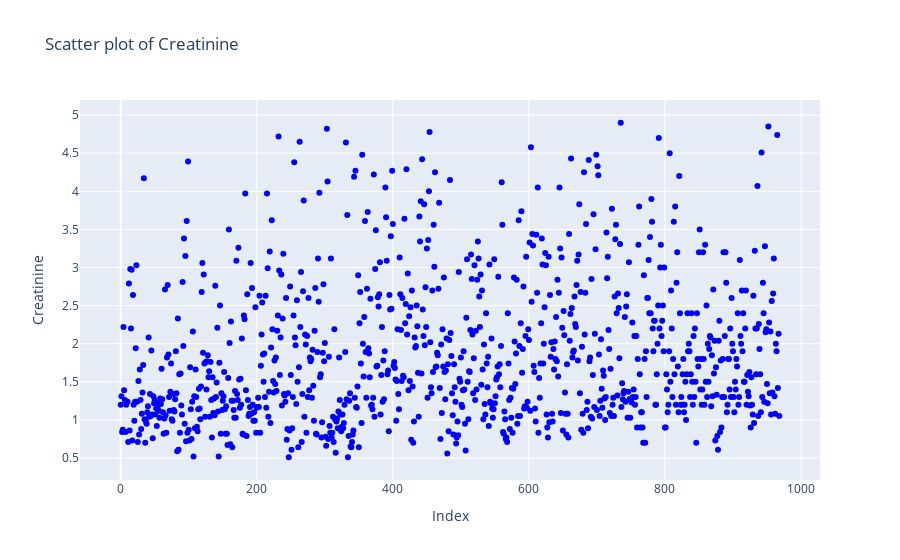

Here is the notebook cell this chart was saved with:
### Code cell
## plot the new scatter plot of Creatinine to confirm the outlier has been removed
fig_cr = go.Figure()
fig_cr.add_trace(go.Scatter(x=data.index, y=data['Creatinine'], mode='markers', marker=dict(color='blue')))
fig_cr.update_layout(title='Scatter plot of Creatinine', xaxis_title='Index', yaxis_title='Creatinine')
fig_cr.show()

### Figure 1 — Plotly figure (JSON) as saved in the notebook; plotly's stock layout.template omitted (floating-point values rounded to 4 significant figures; data arrays with more than 128 entries replaced by an {"elided": "..."} marker saying what was removed)
{"data": [{"marker": {"color": "blue"}, "mode": "markers", "type": "scatter", "x": {"elided": "969 int values"}, "y": {"elided": "969 float values"}}], "layout": {"title": {"text": "Scatter plot of Creatinine"}, "xaxis": {"title": {"text": "Index"}}, "yaxis": {"title": {"text": "Creatinine"}}}}
